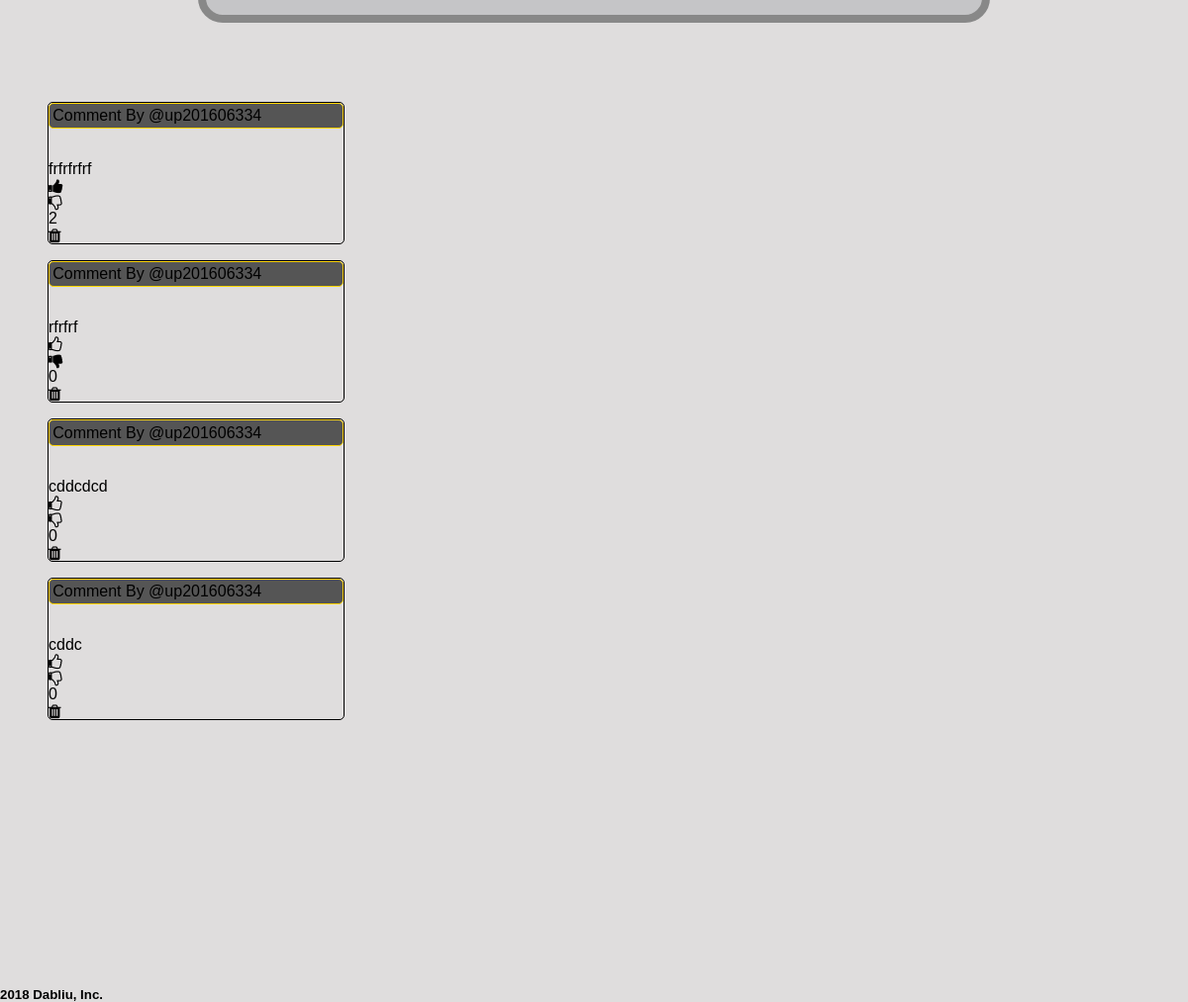
Page /pages/story.php?story_id=24 (signed in, lower part) on the earlier database version.
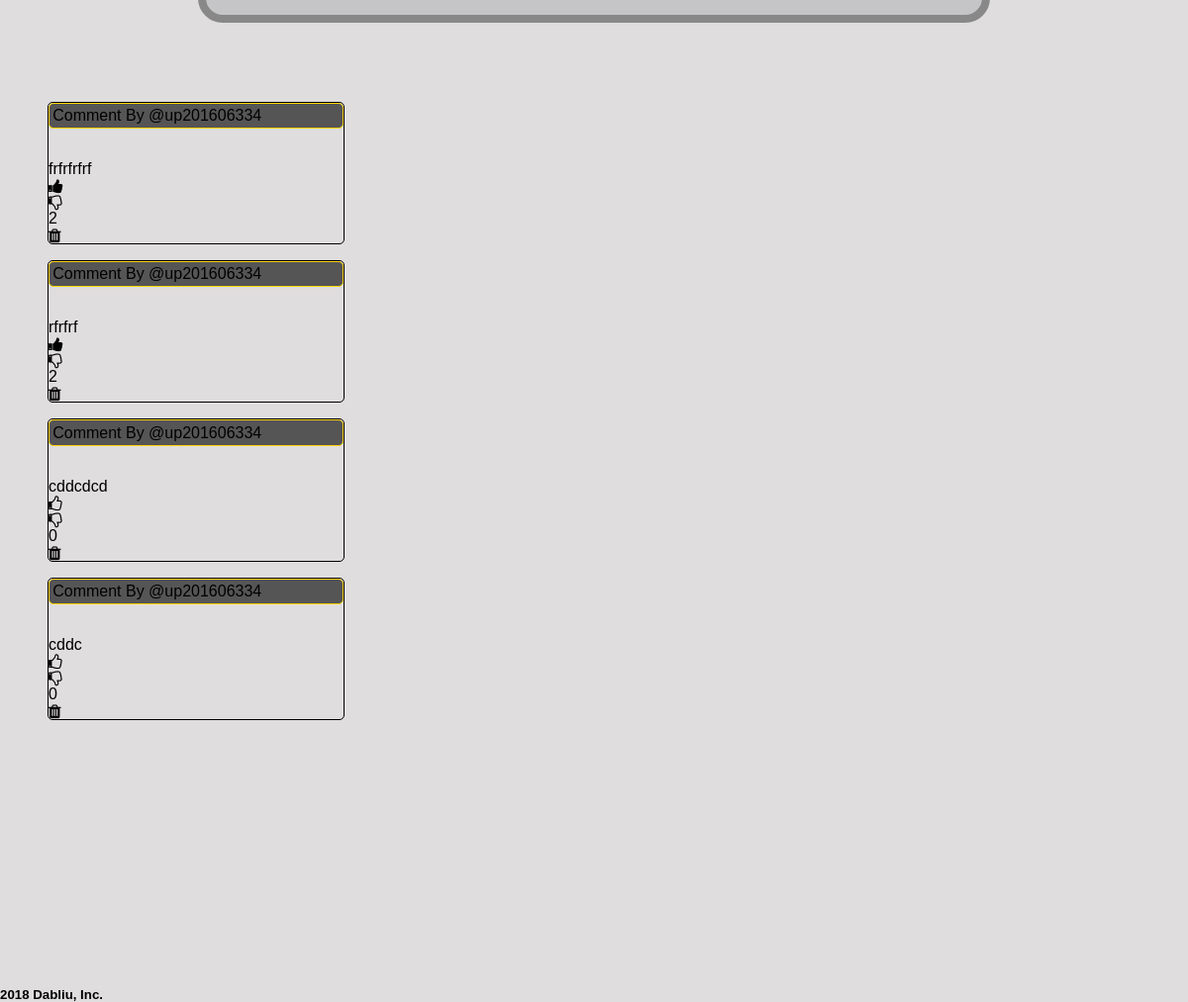
Same page on the later database version.
### tables this page shows
CREATE TABLE Comment (
    Dados TEXT,
    CommentID   INTEGER PRIMARY KEY,
    FatherCommentID INTEGER REFERENCES Comment(CommentID),
    PostID INTEGER REFERENCES Post(postID),
    username TEXT REFERENCES user(username),
    up INTEGER,
    down INTEGER

);

### database/db_story.php (called while the page is built, shortened)
<?php
function getStory($postID){
    $db=Database::instance()->db();
    $stmt= $db->prepare('SELECT * FROM Post WHERE postID=? ');
    $stmt->execute(array($postID));
    return $stmt->fetchAll();
}
function getAllComments($postID){
    $db=Database::instance()->db();
    $stmt= $db->prepare('SELECT * FROM Comment WHERE PostID=? ');
    $stmt->execute(array($postID));
    return $stmt->fetchAll();
}
?>

### database/db_vote.php (called while the page is built, shortened)
<?php
function voteUpComment($commentid,$storyid,$username){
    $db= Database::instance()->db();
    $stmt= $db->prepare('SELECT * FROM Vote WHERE  CommentID=? and PostID =? and username=? and typeVote=?');
    $stmt->execute(array($commentid,$storyid,$username,'up'));
    $user= $stmt->fetch();
    if( empty($user)){
           return false;
       }else{
            return true;
       }
}
function voteDownComment($commentid,$storyid,$username){
    $db= Database::instance()->db();
    $stmt= $db->prepare('SELECT * FROM Vote WHERE  CommentID = ? and PostID =? and username=? and typeVote=?');
    $stmt->execute(array($commentid,$storyid,$username,'down'));
    $user= $stmt->fetch();
    if( empty($user)){
           return false;
       }else{
            return true;
       }
    }
?>

### templates/tpl_story.php (the view, shortened to what this page needs)
<?php function draw_votes_comment($username,$story_id,$comment_id,$commentUp,$commentDown){
    ?>
    <div class="votes-comment">
        <a id="voto-comment">
        <?php if (voteUpComment($comment_id,$story_id,$username) && !voteDownComment($comment_id,$story_id,$username)) {?>
            <i class="fa fa-thumbs-up"></i>
            <?php } else {
                ?>
                <i class="fa fa-thumbs-o-up"></i>
          <?php  }?>
        </a>
    </div>
    <div class="votes-comment">
        <a id="voto-comment">
        <?php if(voteDownComment($comment_id,$story_id,$username) && !voteUpComment($comment_id,$story_id,$username)){?>
                <i class="fa  fa-thumbs-down"></i>
           <?php }else{ ?>
              <i class="fa fa-thumbs-o-down"></i>
         <?php  } ?>
        </a>
    </div>
    <p><?=$commentUp-$commentDown?></p>
<?php } ?>
<?php function checkIfUserisLogged($usernameLogged,$storyusername){
    return $usernameLogged == $storyusername;
 }?>
<?php function draw_one_story_only($story){
    ?>
    <div class ="story_container">
        <article class="story" >
        </article>
        </div>
<?php }?>
<?php function draw_comments($comments){
    ?>
    <div class="commentsStoryDisplay">
        <?php
        foreach ($comments as $comment) {
        draw_comment($comment);
        }
        ?>
    </div>
<?php }?>
<?php function draw_comment($comment){
    ?>
        <article class="comment">
        <div class="story_first_comments">
        <p>
            Comment By
            <a class="link_2_user" href="../pages/user.php?username=<?=$comment['username']?>">
                @<?=$comment['username']?>
            </a>
        <p>
        <p><?=nl2br($comment['Dados'])?></p>
        <div class="vote-toggle-comment">
                <?php
                     draw_votes_comment($_SESSION['username'],$comment['PostID'],$comment['CommentID'],$comment['up'],$comment['down']);
                ?>
        </div>
        <?php if(checkIfUserisLogged($_SESSION['username'],$comment['username'])){
            ?>
            <div class="trash-can-comment">
                <a id="trash-can-comment">
                <i class="fa fa-trash"></i>
                </a>
            </div>
        <?php }?>
        </div>
        </article>
<?php }?>

Differences in the rows shown:
changed comment "rfrfrf": $commentUp-$commentDown "0" → "2"
